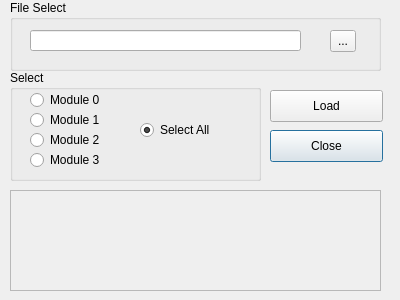
<?xml version="1.0" encoding="UTF-8"?>
<ui version="4.0">
 <class>Dial_HvConfig</class>
 <widget class="QDialog" name="Dial_HvConfig">
  <property name="geometry">
   <rect>
    <x>0</x>
    <y>0</y>
    <width>400</width>
    <height>300</height>
   </rect>
  </property>
  <property name="windowTitle">
   <string>Load High Voltage Orders</string>
  </property>
  <widget class="QLineEdit" name="lineEdit_File">
   <property name="geometry">
    <rect>
     <x>30</x>
     <y>30</y>
     <width>271</width>
     <height>21</height>
    </rect>
   </property>
  </widget>
  <widget class="QToolButton" name="toolButton_File">
   <property name="geometry">
    <rect>
     <x>330</x>
     <y>30</y>
     <width>26</width>
     <height>22</height>
    </rect>
   </property>
   <property name="text">
    <string>...</string>
   </property>
  </widget>
  <widget class="QGroupBox" name="groupBox">
   <property name="geometry">
    <rect>
     <x>10</x>
     <y>0</y>
     <width>371</width>
     <height>71</height>
    </rect>
   </property>
   <property name="title">
    <string>File Select</string>
   </property>
  </widget>
  <widget class="QPushButton" name="pushButton_Do">
   <property name="geometry">
    <rect>
     <x>270</x>
     <y>90</y>
     <width>113</width>
     <height>32</height>
    </rect>
   </property>
   <property name="text">
    <string>Load</string>
   </property>
   <property name="autoDefault">
    <bool>false</bool>
   </property>
  </widget>
  <widget class="QPushButton" name="pushButton_Close">
   <property name="geometry">
    <rect>
     <x>270</x>
     <y>130</y>
     <width>113</width>
     <height>32</height>
    </rect>
   </property>
   <property name="text">
    <string>Close</string>
   </property>
   <property name="autoDefault">
    <bool>false</bool>
   </property>
   <property name="default">
    <bool>true</bool>
   </property>
  </widget>
  <widget class="QTextEdit" name="textEdit_Msg">
   <property name="enabled">
    <bool>false</bool>
   </property>
   <property name="geometry">
    <rect>
     <x>10</x>
     <y>190</y>
     <width>371</width>
     <height>101</height>
    </rect>
   </property>
  </widget>
  <widget class="QGroupBox" name="groupBox_2">
   <property name="geometry">
    <rect>
     <x>10</x>
     <y>70</y>
     <width>251</width>
     <height>111</height>
    </rect>
   </property>
   <property name="title">
    <string>Select</string>
   </property>
  </widget>
  <widget class="QRadioButton" name="radioButton_Sel_0">
   <property name="geometry">
    <rect>
     <x>30</x>
     <y>90</y>
     <width>100</width>
     <height>20</height>
    </rect>
   </property>
   <property name="text">
    <string>Module 0</string>
   </property>
  </widget>
  <widget class="QRadioButton" name="radioButton_Sel_1">
   <property name="geometry">
    <rect>
     <x>30</x>
     <y>110</y>
     <width>100</width>
     <height>20</height>
    </rect>
   </property>
   <property name="text">
    <string>Module 1</string>
   </property>
  </widget>
  <widget class="QRadioButton" name="radioButton_Sel_2">
   <property name="geometry">
    <rect>
     <x>30</x>
     <y>130</y>
     <width>100</width>
     <height>20</height>
    </rect>
   </property>
   <property name="text">
    <string>Module 2</string>
   </property>
  </widget>
  <widget class="QRadioButton" name="radioButton_Sel_3">
   <property name="geometry">
    <rect>
     <x>30</x>
     <y>150</y>
     <width>100</width>
     <height>20</height>
    </rect>
   </property>
   <property name="text">
    <string>Module 3</string>
   </property>
  </widget>
  <widget class="QRadioButton" name="radioButton_Sel_All">
   <property name="geometry">
    <rect>
     <x>140</x>
     <y>120</y>
     <width>100</width>
     <height>20</height>
    </rect>
   </property>
   <property name="text">
    <string>Select All</string>
   </property>
   <property name="checked">
    <bool>true</bool>
   </property>
  </widget>
  <zorder>groupBox_2</zorder>
  <zorder>radioButton_Sel_0</zorder>
  <zorder>groupBox</zorder>
  <zorder>lineEdit_File</zorder>
  <zorder>toolButton_File</zorder>
  <zorder>pushButton_Do</zorder>
  <zorder>pushButton_Close</zorder>
  <zorder>textEdit_Msg</zorder>
  <zorder>radioButton_Sel_1</zorder>
  <zorder>radioButton_Sel_2</zorder>
  <zorder>radioButton_Sel_3</zorder>
  <zorder>radioButton_Sel_All</zorder>
 </widget>
 <resources/>
 <connections/>
</ui>
